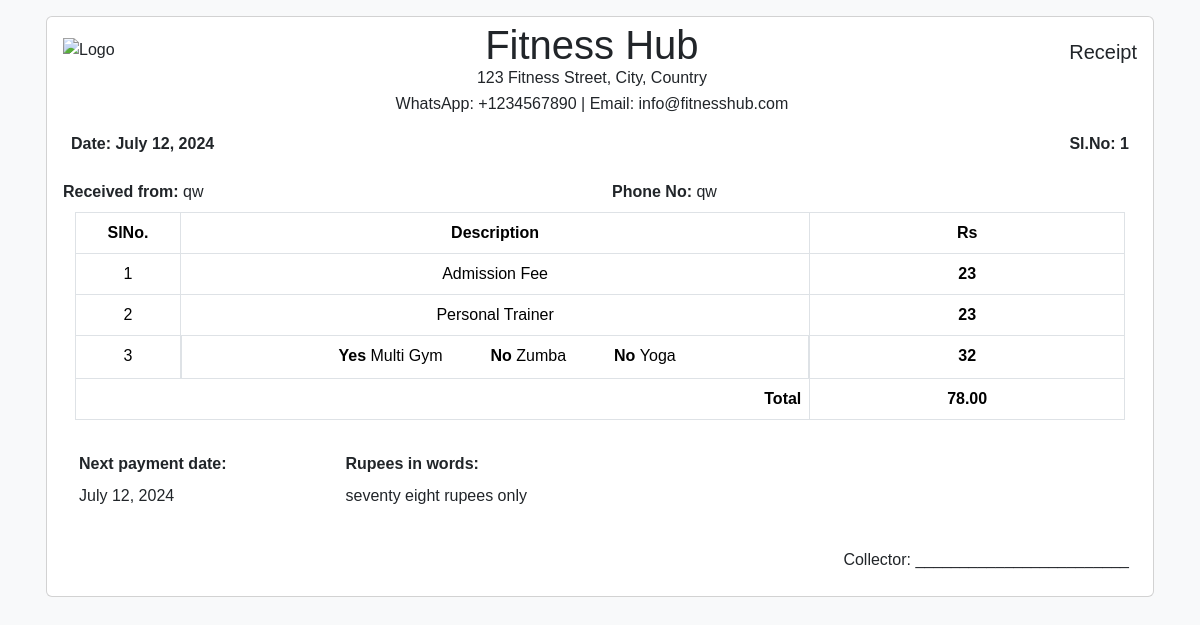
/receipt/1/, run on the app's committed database.
### home/models.py (models this page shows, shortened)
class Receipt(models.Model):
    date = models.DateField()
    slno = models.AutoField(primary_key=True)
    name = models.CharField(max_length=100)
    phone = models.CharField(max_length=15)
    admission_fee = models.ImageField()
    personal_trainer_fee = models.ImageField()
    multi_gym = models.BooleanField(default=False)
    zumba = models.BooleanField(default=False)
    yoga = models.BooleanField(default=False)
    gym_type_fee = models.ImageField()
    total_amount = models.ImageField()
    in_words = models.CharField(max_length=255)
    next_payment_date = models.DateField()

### home/views.py (the view)
# urls.py: path('receipt/<int:pk>/', views.receipt_detail, name='receipt_detail'),
def receipt_detail(request, pk):
    try:
        receipt = Receipt.objects.get(pk=pk)
    except Receipt.DoesNotExist:
        receipt = None
    return render(request, "receipt_detail.html", {"receipt": receipt})

### templates/receipt_detail.html (shortened to what this page needs)
<!doctype html>
<html lang="en">
<head>
    <link href="https://cdn.jsdelivr.net/npm/bootstrap@5.3.3/dist/css/bootstrap.min.css" rel="stylesheet">
</head>
<body>
    <div class="container p-3">
        {% if receipt %}
        <div class="card">
            <div class="card-body">
                <div class="d-flex justify-content-between">
                    <div class="pt-1"><img src="#" alt="Logo" style="height: 50px;"></div>
                    <div class="text-center lineheight">
                        <p class="fs-1">Fitness Hub</p>
                        <p>123 Fitness Street, City, Country</p>
                        <p>WhatsApp: +1234567890 | Email: info@fitnesshub.com</p>
                    </div>
                    <div class="pt-1 text-end">
                        <p class="fs-5">Receipt</p>
                    </div>
                </div>
                <div class="d-flex mb-3">
                    <div class="p-2"><b>Date: {{ receipt.date }}</b></div>
                    <div class="ms-auto p-2"><b>Sl.No: {{ receipt.slno }}</b></div>
                </div>
                <div class="row">
                    <div class="col">
                        <label for="name" class="form-label"><b>Received from:</b></label>
                        {{ receipt.name }}
                    </div>
                    <div class="col">
                        <label for="phone" class="form-label"><b>Phone No:</b></label>
                        {{ receipt.phone }}
                    </div>
                </div>
                <div class="container">
                    <table class="table table-bordered text-center">
                        <thead>
                            <tr>
                                <th class="small-col">SlNo.</th>
                                <th>Description</th>
                                <th class="small-col2">Rs</th>
                            </tr>
                        </thead>
                        <tbody>
                            <tr>
                                <td>1</td>
                                <td>Admission Fee</td>
                                <td><b>{{ receipt.admission_fee }}</b></td>
                            </tr>
                            <tr>
                                <td>2</td>
                                <td>Personal Trainer</td>
                                <td><b>{{ receipt.personal_trainer_fee }}</b></td>
                            </tr>
                            <tr>
                                <td>3</td>
                                <td class="d-flex justify-content-center">
                                    <div class="form-check">
                                        <b>{% if receipt.multi_gym %} Yes {% else %} No {% endif %}</b>
                                        <label class="form-check-label" for="multiGym">Multi Gym</label>
                                    </div>
                                    <div class="form-check ps-5">
                                       <b>{% if receipt.zumba %} Yes {% else %} No {% endif %}</b>
                                        <label class="form-check-label" for="zumba">Zumba</label>
                                    </div>
                                    <div class="form-check ps-5">
                                        <b>{% if receipt.yoga %} Yes {% else %} No {% endif %}</b>
                                        <label class="form-check-label" for="yoga">Yoga</label>
                                    </div>
                                </td>
                                <td><b>{{ receipt.gym_type_fee }}</b></td>
                            </tr>
                        </tbody>
                        <tfoot>
                            <tr>
                                <th colspan="2" class="text-end">Total</th>
                                <th>{{ receipt.total_amount }}</th>
                            </tr>
                        </tfoot>
                    </table>
                </div>
                <div class="card-body">
                    <div class="row">
                        <div class="col-3">
                            <b><label for="nextPaymentDate" class="form-label">Next payment date:</label></b><br>
                            {{ receipt.next_payment_date }}
                        </div>
                        <div class="col-9">
                            <b> <label for="inwords" class="form-label">Rupees in words:</label></b><br>
                            {{ receipt.in_words }}
                        </div>
                    </div>
                </div>
                <div class="d-flex flex-row-reverse">
                    <div class="p-2 mt-3">Collector: ________________________</div>
                </div>
            </div>
        </div>
        {% endif %}
    </div>
</body>
</html>

### templates/receipt_detail.html (style rules this page uses)
body { background-color: #f8f9fa; font-family: 'Arial', sans-serif; }
.lineheight { line-height: 0.6; }
.table .small-col { width: 10%; }
.table .small-col2 { width: 30%; }

### data on the page
Receipt: date "July 12, 2024", slno "1", name "qw", phone "qw", admission_fee "23", personal_trainer_fee "23", gym_type_fee "32", total_amount "78.00", next_payment_date "July 12, 2024", in_words "seventy eight rupees only"
